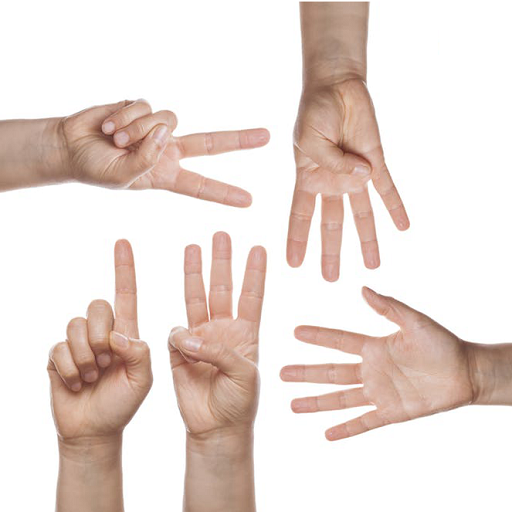
//> input picture HW2/input_img/hand.bmp, 512 x 512 px
$ ./HW2_openCV   (built with g++ and OpenCV 4)
//> lines starting //> are read from the running program, lines starting //| are printed output that depends on the picture; after the words box and inside, x2 and y2 are one past the last pixel; in counts of white or black regions, pixels touching at a corner belong together
#define _CRT_SECURE_NO_WARNINGS

#include <iostream>
#include <stdio.h>
#include <stdlib.h>
#include <windows.h>
#include <vector>
#include <stack>
#include <opencv2\opencv.hpp>
typedef struct _Feather
{
    int label;              // 連通域的label值
    int area;               // 連通域的面積
    double centroidX,centroidY;        // 重心
    int num = 0;
} Feather;

using namespace std;
using namespace cv;
int bwLabel(Mat& ans, Mat& src, Mat& dst, vector<Feather>& featherList,bool red);
void fingerblock(Mat& img_Bi, Mat& finger);
void listlist(Mat& hand, Mat& finger, vector<Feather>& handlist, vector<Feather>& fingerlist);
void text(Mat& img, Mat& hand, Mat& finger, vector<Feather>& handlist, vector<Feather>& fingerlist);

int main() {
    double time[5];
    LARGE_INTEGER m_nFreq;
    LARGE_INTEGER m_nBeginTime;
    LARGE_INTEGER nEndTime;
	char filename[50] = "hand.bmp";
	cout << "Enter the input filename : ";
	cin >> filename;
//> the answer given: input_img/hand.bmp
    // [6 lines of commented-out code are left out]
    QueryPerformanceFrequency(&m_nFreq); // 獲取時鍾周期
    QueryPerformanceCounter(&m_nBeginTime); // 計時開始
	Mat img = imread(filename, 1);
//> img is the input picture: 512 rows x 512 cols, CV_8UC3; mean B, G, R 213.8, 219.8, 233.4
	Mat img_Gray, img_Bi, img_box_hand, img_box_finger;
    Mat finger;
    vector<Feather> handlist, fingerlist;
	if (!img.data) {
		cout << "找不到檔案!!" << endl;
        return -1;
	}
    QueryPerformanceCounter(&nEndTime);// 計時截止
    time[0] = (double)(nEndTime.QuadPart - m_nBeginTime.QuadPart) * 1000 / m_nFreq.QuadPart;//  讀檔

    QueryPerformanceFrequency(&m_nFreq); // 獲取時鍾周期
    QueryPerformanceCounter(&m_nBeginTime); // 計時開始
    cvtColor(img, img_Gray, COLOR_BGR2GRAY);
    threshold(img_Gray, img_Bi, 225, 255, THRESH_BINARY_INV/*|THRESH_OTSU*/);
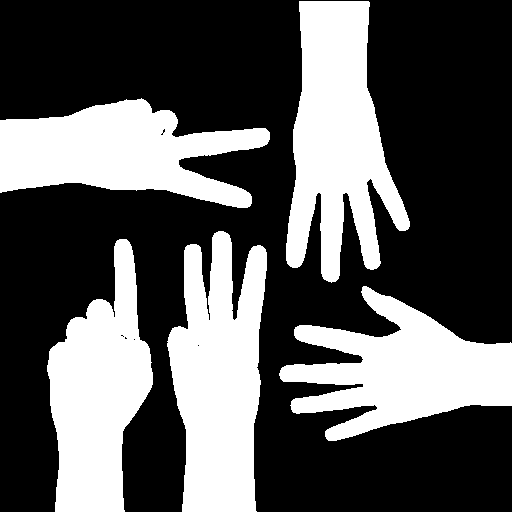
//> img_Bi: 512 rows x 512 cols, CV_8UC1; 35.5% white; 5 white regions, box (x1, y1, x2, y2) and area: (286, 1, 410, 283) 20310, (167, 231, 267, 512) 19940, (279, 286, 512, 441) 18117, (47, 239, 153, 512) 17472, (0, 98, 270, 208) 17330
    QueryPerformanceCounter(&nEndTime);// 計時截止
    time[1] = (double)(nEndTime.QuadPart - m_nBeginTime.QuadPart) * 1000 / m_nFreq.QuadPart;//二值化

    QueryPerformanceFrequency(&m_nFreq); // 獲取時鍾周期
    QueryPerformanceCounter(&m_nBeginTime); // 計時開始
    fingerblock(img_Bi, finger);
    int handnum = bwLabel(img, img_Bi, img_box_hand, handlist, true);
    imshow("label_hand", img);
    imwrite("label_hand.png", img);
    int fingernum = bwLabel(img, finger, img_box_finger, fingerlist, false);
    QueryPerformanceCounter(&nEndTime);// 計時截止
    time[2] = (double)(nEndTime.QuadPart - m_nBeginTime.QuadPart) * 1000 / m_nFreq.QuadPart;//形態學


    QueryPerformanceFrequency(&m_nFreq); // 獲取時鍾周期
    QueryPerformanceCounter(&m_nBeginTime); // 計時開始
    listlist(img_box_hand, img_box_finger, handlist, fingerlist);
    cout << "手掌數量： " << handnum << endl;
    cout << "標號" << "\t" << "手指數" << "\t" << "面積" << "\t" << "重心" << endl;
    for (vector<Feather>::iterator it = handlist.begin(); it < handlist.end(); it++)
    {
        cout << it->label << "\t" << it->num << "\t"<< it->area << "\t( " << it->centroidX << ", " << it->centroidY << " )" << endl;
    }
    cout << "手指數量： " << fingernum << endl;
    cout << "標號" << "\t" << "手掌標號" << "\t" << "面積" << "\t" << "重心" << endl;
    for (vector<Feather>::iterator it = fingerlist.begin(); it < fingerlist.end(); it++)
    {
        cout << it->label << "\t" << it->num << "\t\t" << it->area << "\t( " << it->centroidX << ", " << it->centroidY << " )" << endl;
    }
    text(img, img_box_hand, img_box_finger, handlist, fingerlist);
    QueryPerformanceCounter(&nEndTime);// 計時截止
    time[3] = (double)(nEndTime.QuadPart - m_nBeginTime.QuadPart) * 1000 / m_nFreq.QuadPart;//畫圖+顯示

    QueryPerformanceFrequency(&m_nFreq); // 獲取時鍾周期
    QueryPerformanceCounter(&m_nBeginTime); // 計時開始
    imshow("image_Bi", img_Bi);
    imwrite("Binary.png", img_Bi);
    imshow("image_finger", finger);
    imwrite("finger.png", finger);
    imshow("result", img);
    imwrite("result.png", img);
    QueryPerformanceCounter(&nEndTime);// 計時截止
    time[4] = (double)(nEndTime.QuadPart - m_nBeginTime.QuadPart) * 1000 / m_nFreq.QuadPart;// 存檔
    cout << endl<< "開檔耗時 : " << time[0] << " ms 二值化耗時 : " << time[1] << " ms" << endl << "抓取手掌和手指耗時 : " << time[2] << " ms 畫圖+顯示耗時 : " << time[3] << " ms 存檔耗時 : " << time[4] << " ms" << endl;
    waitKey();

    return 0;
}
void text(Mat& img, Mat& hand, Mat& finger, vector<Feather>& handlist, vector<Feather>& fingerlist) {
    int x, y;
    //putText(img, format("(%d,%d)", x, y), Point(x - 20, y), FONT_HERSHEY_SIMPLEX, 0.2, Scalar(0, 255, 0), 1, 8, false);
    for (vector<Feather>::iterator i = handlist.begin(); i < handlist.end(); i++) {
        x = i->centroidX;
        y = i->centroidY;
        putText(img, format("%d", i->label), Point(x - 10, y), FONT_HERSHEY_SIMPLEX, 0.8, Scalar(0, 0, 0), 3, 8, false);
        putText(img, format("( %d, %d )", x, y), Point(x - 10, y + 20), FONT_HERSHEY_SIMPLEX, 0.3, Scalar(0, 255, 255), 1, 8, false);
    }
    for (vector<Feather>::iterator i = fingerlist.begin(); i < fingerlist.end(); i++) {
        x = i->centroidX;
        y = i->centroidY;
        putText(img, format("%d", i->label), Point(x - 10, y), FONT_HERSHEY_SIMPLEX, 0.5, Scalar(0, 0, 0), 2, 8, false);
        putText(img, format("( %d, %d )", x, y), Point(x - 10, y + 15), FONT_HERSHEY_SIMPLEX, 0.3, Scalar(255, 0, 255), 1, 8, false);
    }
}
void listlist(Mat& hand, Mat& finger, vector<Feather>& handlist, vector<Feather>& fingerlist) {
    int row = hand.rows;
    int col = hand.cols;
    int x, y;
    Feather temphandlist,tempfingerlist;
    for (vector<Feather>::iterator i = fingerlist.begin(); i < fingerlist.end(); i++)
    {
        x = i->centroidX;
        y = i->centroidY;
        Point c = Point(x, y);
        for (vector<Feather>::iterator j = handlist.begin(); j < handlist.end(); j++) {
            if (hand.at<uchar>(c)==j->label) {
                j->num++;
            }
        }
        i->num = hand.at<uchar>(c);
    }
}
void fingerblock(Mat& img_Bi, Mat& finger) {
    Mat temp;
    Mat element = getStructuringElement(MORPH_RECT, Size(3, 3));
    dilate(img_Bi, temp, element);
//> temp: 512 rows x 512 cols, CV_8UC1; 37.5% white; 5 white regions, box (x1, y1, x2, y2) and area: (285, 0, 411, 284) 21583, (166, 230, 268, 512) 20953, (278, 285, 512, 442) 19351, (0, 97, 271, 209) 18238, (46, 238, 154, 512) 18224
    for (int i = 0; i < 25; i++) {
        erode(temp, temp, element);
    }
//> temp: 512 rows x 512 cols, CV_8UC1; 6.5% white; 5 white regions, box (x1, y1, x2, y2) and area: (196, 343, 234, 512) 4044, (74, 330, 124, 512) 3762, (320, 0, 355, 170) 3520, (0, 129, 155, 165) 3232, (387, 354, 512, 393) 2433
    for (int i = 0; i < 25; i++) {
        dilate(temp, temp, element);
    }
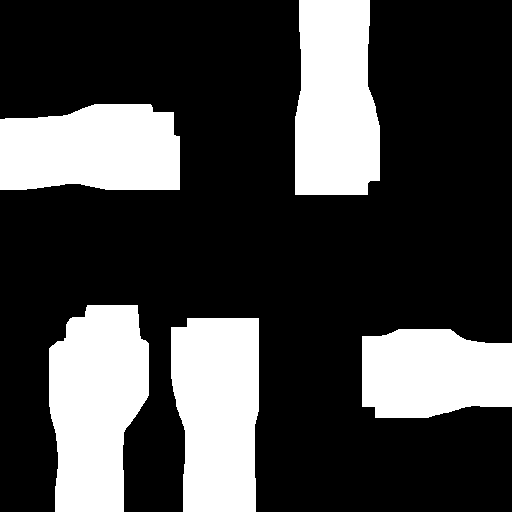
//> temp: 512 rows x 512 cols, CV_8UC1; 27.3% white; 5 white regions, box (x1, y1, x2, y2) and area: (49, 305, 149, 512) 16337, (171, 318, 259, 512) 15219, (295, 0, 380, 195) 14695, (0, 104, 180, 190) 13807, (362, 329, 512, 418) 11583
    subtract(img_Bi, temp, finger);
//> finger: 512 rows x 512 cols, CV_8UC1; 8.8% white; 31 white regions (6 under 20 px), largest, box (x1, y1, x2, y2) and area: (180, 128, 270, 160) 1928, (208, 231, 233, 318) 1851, (320, 195, 344, 283) 1793
    erode(finger, finger, element);
    erode(finger, finger, element);
    erode(finger, finger, element);
    dilate(finger, finger, element);
    dilate(finger, finger, element);
    dilate(finger, finger, element);
//> finger: 512 rows x 512 cols, CV_8UC1; 8.4% white; 15 white regions, largest, box (x1, y1, x2, y2) and area: (180, 128, 270, 158) 1918, (208, 232, 233, 318) 1839, (320, 195, 344, 282) 1792

}
int bwLabel(Mat& ans, Mat& src, Mat& dst, vector<Feather>& featherList,bool red)
{
//> called with red = true
    int rows = src.rows;
//> rows = 512
    int cols = src.cols;
//> cols = 512

    int labelValue = 0;
    Point seed, neighbor;
    stack<Point> pointStack;    // 堆疊

    int area = 0;               // 用於計算連通域的面積
    int x = 0, y = 0;
    int leftBoundary = 0;       // 連通域的左邊界，即外接最小矩形的左邊框，橫座標值，依此類推
    int rightBoundary = 0;
    int topBoundary = 0;
    int bottomBoundary = 0;
    Rect box;                   // 外接矩形框
    Feather feather;

    featherList.clear();    // 清除陣列

    dst.release();
    dst = src.clone();
    for (int i = 0; i < rows; i++)
    {
        uchar* pRow = dst.ptr<uchar>(i);
        for (int j = 0; j < cols; j++)
        {
            if (pRow[j] == 255)
            {
                area = 0;
                x = 0;
                y = 0;
                labelValue++;           // labelValue最大為254，最小為1.
                seed = Point(j, i);     // Point（橫座標，縱座標）
                dst.at<uchar>(seed) = labelValue;
                pointStack.push(seed);

                area++;
                x = x + j;
                y = y + i;
                leftBoundary = seed.x;
                rightBoundary = seed.x;
                topBoundary = seed.y;
                bottomBoundary = seed.y;

                while (!pointStack.empty())
                {
                    neighbor = Point(seed.x + 1, seed.y);
                    if ((seed.x != (cols - 1)) && (dst.at<uchar>(neighbor) == 255))
                    {
                        dst.at<uchar>(neighbor) = labelValue;
                        pointStack.push(neighbor);

                        area++;
                        x = x + seed.x + 1;
                        y = y + seed.y;
                        if (rightBoundary < neighbor.x)
                            rightBoundary = neighbor.x;
                    }

                    neighbor = Point(seed.x, seed.y + 1);
                    if ((seed.y != (rows - 1)) && (dst.at<uchar>(neighbor) == 255))
                    {
                        dst.at<uchar>(neighbor) = labelValue;
                        pointStack.push(neighbor);

                        area++;
                        x = x + seed.x;
                        y = y + seed.y + 1;
                        if (bottomBoundary < neighbor.y)
                            bottomBoundary = neighbor.y;

                    }

                    neighbor = Point(seed.x - 1, seed.y);
                    if ((seed.x != 0) && (dst.at<uchar>(neighbor) == 255))
                    {
                        dst.at<uchar>(neighbor) = labelValue;
                        pointStack.push(neighbor);

                        area++;
                        x = x + seed.x - 1;
                        y = y + seed.y;
                        if (leftBoundary > neighbor.x)
                            leftBoundary = neighbor.x;
                    }

                    neighbor = Point(seed.x, seed.y - 1);
                    if ((seed.y != 0) && (dst.at<uchar>(neighbor) == 255))
                    {
                        dst.at<uchar>(neighbor) = labelValue;
                        pointStack.push(neighbor);

                        area++;
                        x = x + seed.x;
                        y = y + seed.y - 1;
                        if (topBoundary > neighbor.y)
                            topBoundary = neighbor.y;
                    }

                    seed = pointStack.top();
                    pointStack.pop();
                }
                box = Rect(leftBoundary, topBoundary, rightBoundary - leftBoundary+1, bottomBoundary - topBoundary+1);

                if(red)
                    rectangle(ans, box, Scalar(0, 0, 255));
                else if (!red)
                    rectangle(ans, box, Scalar(255, 0, 0));
                feather.centroidX = x / area;
                feather.centroidY = y / area;
                feather.area = area;
                feather.label = labelValue;
                featherList.push_back(feather);
            }
        }
    }
//> this loop made 512 passes
//> (area, x, y, labelValue, seed, leftBoundary) on passes 2 to 4: (20310, 6847118, 2793636, 1, Point(299, 1), 286), (20310, 6847118, 2793636, 1, Point(299, 1), 286), (20310, 6847118, 2793636, 1, Point(299, 1), 286)
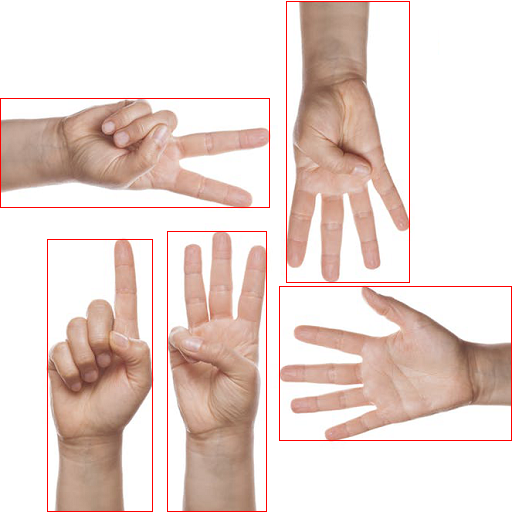
//> ans: 512 rows x 512 cols, CV_8UC3; 1.47% of pixels changed, all inside (x1, y1, x2, y2) = (0, 1, 512, 512)
//> after the loop, area = 18117; x = 7266499; y = 6709843; labelValue = 5; seed = Point(363, 286); pointStack = 0 items; leftBoundary = 279; rightBoundary = 511; topBoundary = 286; bottomBoundary = 440
//> in main, `int handnum = bwLabel(img, img_Bi, img_box_hand, handlist, true);`: handlist = 5 items; handnum = 5
//> call 2 of bwLabel, with red = false
//> after the loop in bwLabel (call 2), `for (int i = 0; i < rows; i++)`:
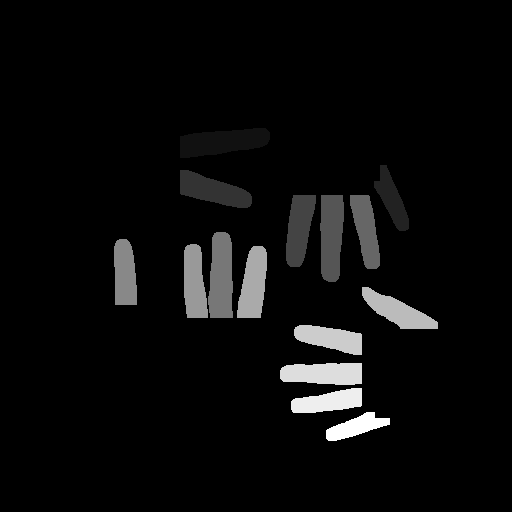
//> dst: 512 rows x 512 cols, CV_8UC1; min 0, max 15, mean 0.643; drawn with min black and max white
//> after the loop in bwLabel (call 2), `for (int i = 0; i < rows; i++)`:
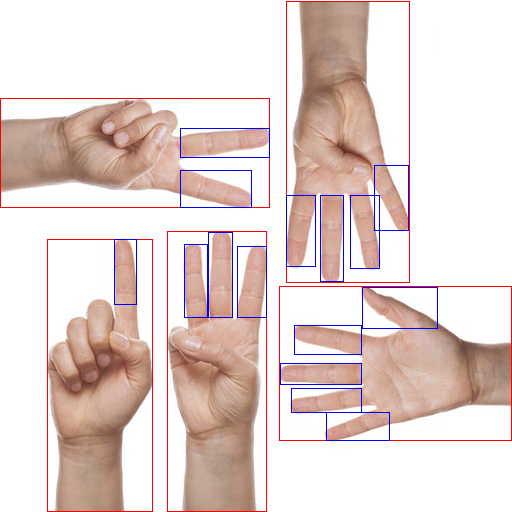
//> ans: 512 rows x 512 cols, CV_8UC3; 1.15% of pixels changed, all inside (x1, y1, x2, y2) = (114, 128, 438, 441)
//> the loop in listlist, `for (vector<Feather>::iterator i = fingerlist.begin(); i < fingerlist...` made 15 passes
//| 手掌數量： 5
//> the loop in main, `for (vector<Feather>::iterator it = handlist.begin(); it < handlist.en..` made 5 passes
//| 1	4	20310	( 337, 137 )
//| 2	2	17330	( 118, 151 )
//| 3	3	19940	( 218, 378 )
//| 4	1	17472	( 98, 393 )
//| 5	5	18117	( 401, 370 )
//| 手指數量： 15
//> the loop in main, `for (vector<Feather>::iterator it = fingerlist.begin(); it < fingerlis..` made 15 passes
//| 1	2		1918	( 222, 141 )
//| 2	1		1063	( 391, 198 )
//| 3	2		1603	( 212, 190 )
//| 4	1		1532	( 298, 228 )
//| 5	1		1792	( 331, 235 )
//| 6	1		1393	( 365, 229 )
//| 7	3		1839	( 220, 276 )
//| 8	4		1316	( 124, 273 )
//> (output is shown up to pass 8 of 15)
//> the loop in text, `for (vector<Feather>::iterator i = handlist.begin(); i < handlist.end(..` made 5 passes
//> after the loop in text, `for (vector<Feather>::iterator i = handlist.begin(); i < handlist.end(..`:
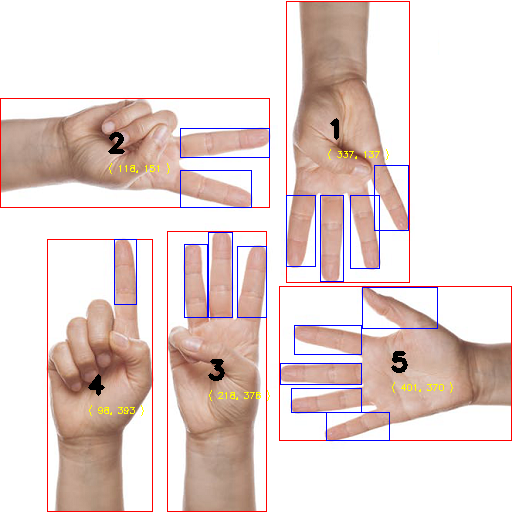
//> img: 512 rows x 512 cols, CV_8UC3; mean B, G, R 210.1, 213.6, 230.2
//> the loop in text, `for (vector<Feather>::iterator i = fingerlist.begin(); i < fingerlist...` made 15 passes
//> after the loop in text, `for (vector<Feather>::iterator i = fingerlist.begin(); i < fingerlist...`:
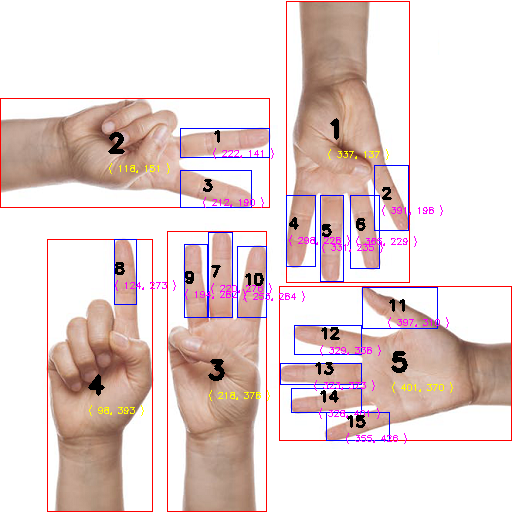
//> img: 512 rows x 512 cols, CV_8UC3; mean B, G, R 209.6, 211.4, 229.3
    return labelValue;
}
